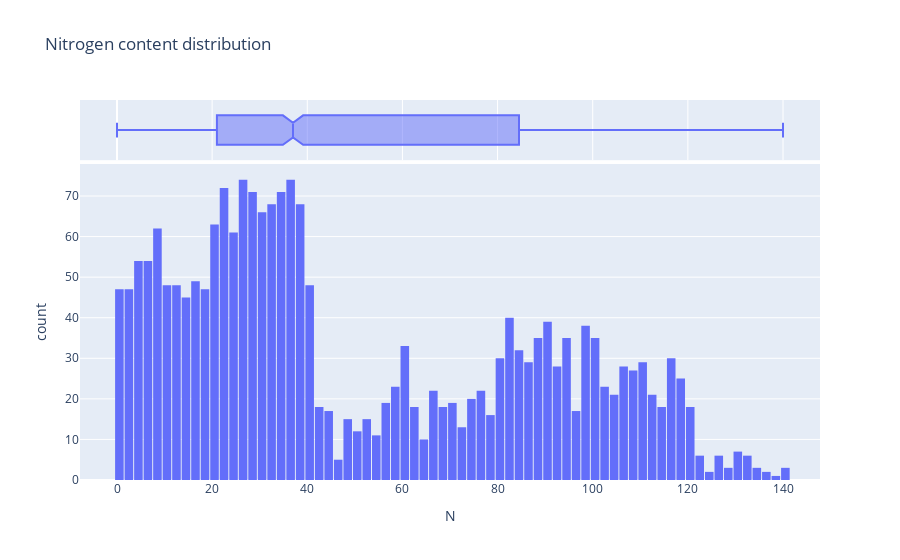

Notebook code cell kept with this figure:
### Code cell
fig = px.histogram(raw_df , x='N',nbins=140,marginal='box',title='Nitrogen content distribution')
fig.update_layout(bargap=0.1)
fig.show()

### Figure 1 — Plotly figure (JSON) as saved in the notebook; plotly's stock layout.template omitted (floating-point values rounded to 4 significant figures; data arrays with more than 128 entries replaced by an {"elided": "..."} marker saying what was removed)
{"data": [{"bingroup": "x", "hovertemplate": "N=%{x}<br>count=%{y}<extra></extra>", "legendgroup": "", "marker": {"color": "#636efa", "pattern": {"shape": ""}}, "name": "", "nbinsx": 140, "orientation": "v", "showlegend": false, "type": "histogram", "x": {"elided": "2200 int values"}, "xaxis": "x", "yaxis": "y"}, {"hovertemplate": "N=%{x}<extra></extra>", "legendgroup": "", "marker": {"color": "#636efa"}, "name": "", "notched": true, "showlegend": false, "type": "box", "x": {"elided": "2200 int values"}, "xaxis": "x2", "yaxis": "y2"}], "layout": {"bargap": 0.1, "barmode": "relative", "legend": {"tracegroupgap": 0}, "title": {"text": "Nitrogen content distribution"}, "xaxis": {"anchor": "y", "domain": [0, 1], "title": {"text": "N"}}, "xaxis2": {"anchor": "y2", "domain": [0, 1], "matches": "x", "showgrid": true, "showticklabels": false}, "yaxis": {"anchor": "x", "domain": [0, 0.8316], "title": {"text": "count"}}, "yaxis2": {"anchor": "x2", "domain": [0.8416, 1], "matches": "y2", "showgrid": false, "showline": false, "showticklabels": false, "ticks": ""}}}
